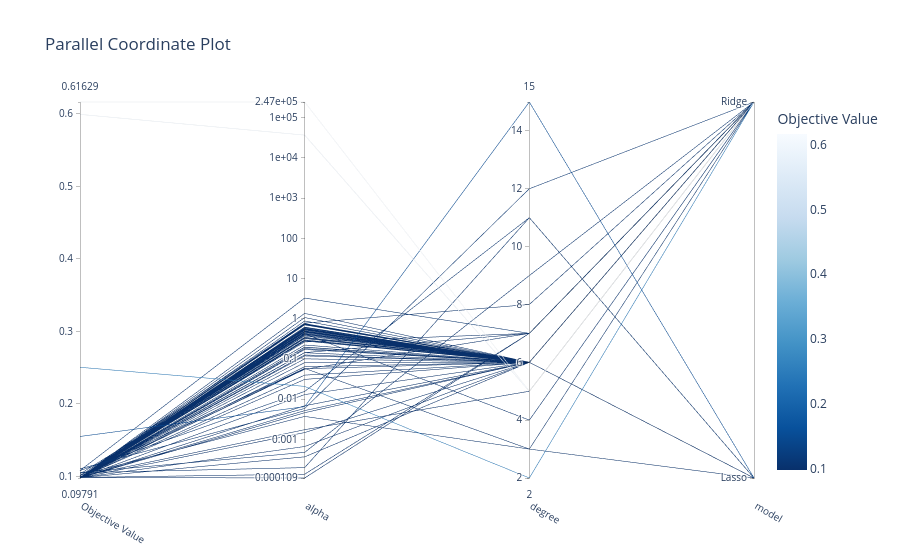

Notebook cell for this chart:
### Markdown cell above
Mapa cieplna zależności wartości celu od pary hiperparametrów. Pozwala wykryć interakcje — np. czy optymalny `degree` zależy od poziomu regularyzacji `alpha`.

#### Wykres współrzędnych równoległych

### Code cell
optuna.visualization.plot_parallel_coordinate(study)
